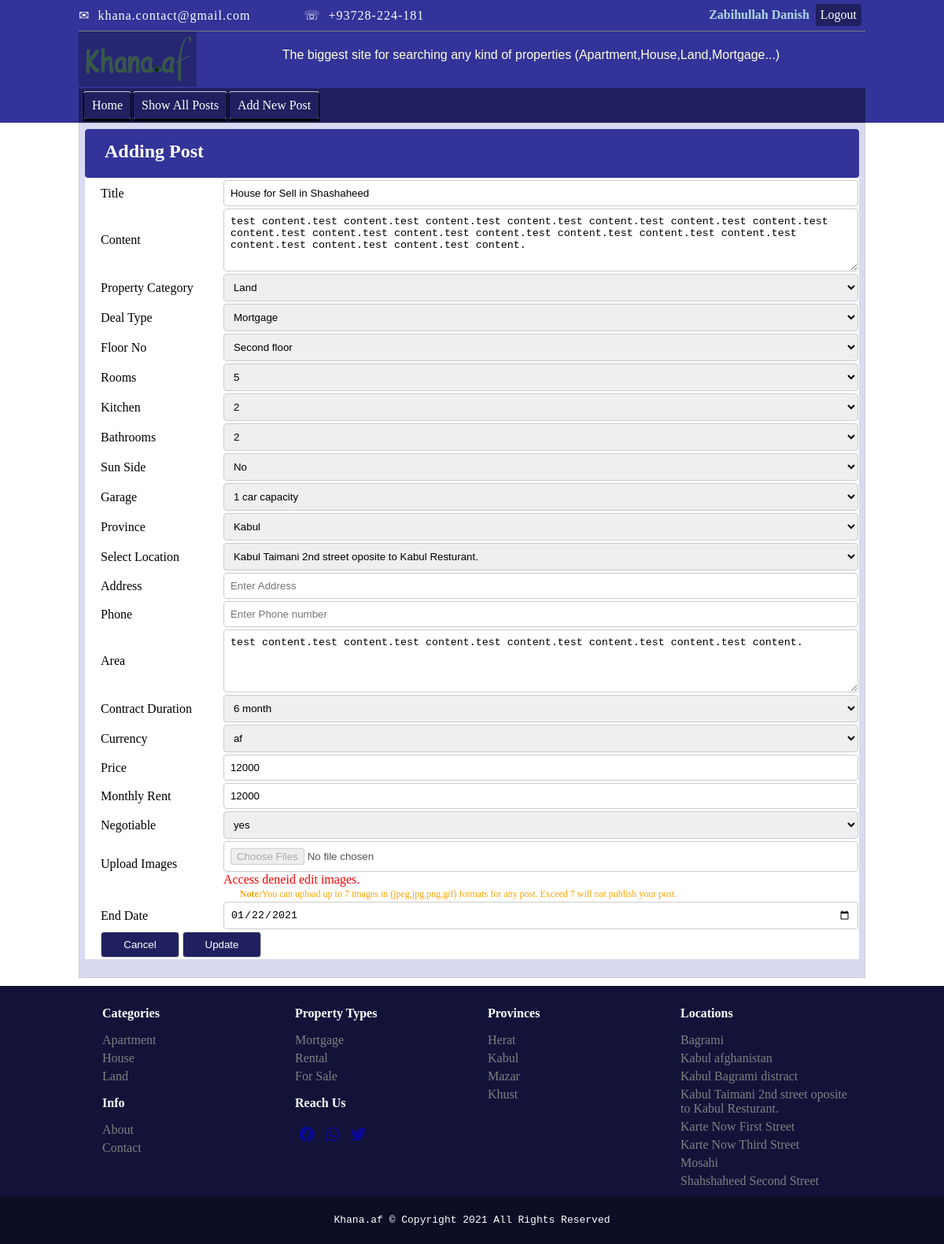
Page /postmgmt/addNewPost.php?edit=268 (signed in) on the committed database.
### tables this page shows
CREATE TABLE IF NOT EXISTS `post` (
  `pid` bigint(20) NOT NULL AUTO_INCREMENT,
  `title` varchar(256) DEFAULT NULL,
  `content` varchar(1000) DEFAULT NULL,
  `category` varchar(100) DEFAULT NULL,
  `deal_type` varchar(100) DEFAULT NULL,
  `floor` varchar(50) DEFAULT NULL,
  `rooms` varchar(50) DEFAULT NULL,
  `kitchen` varchar(100) NOT NULL,
  `bathrooms` varchar(255) DEFAULT NULL,
  `sun_side` varchar(100) DEFAULT NULL,
  `garage` varchar(100) DEFAULT NULL,
  `province` varchar(255) DEFAULT NULL,
  `location` varchar(300) DEFAULT NULL,
  `address` varchar(255) DEFAULT NULL,
  `phone` varchar(20) DEFAULT NULL,
  `area` varchar(500) DEFAULT NULL,
  `contract_duration` varchar(150) DEFAULT NULL,
  `currency` varchar(10) DEFAULT NULL,
  `price` int(100) DEFAULT NULL,
  `monthly_rent` int(100) DEFAULT NULL,
  `negotiable` varchar(100) DEFAULT NULL,
  `create_date` date DEFAULT NULL,
  `end_date` date DEFAULT NULL,
  `user_id` int(11) NOT NULL,
  `status` int(10) DEFAULT 1,
  PRIMARY KEY (`pid`)
);

### config/path.php (called while the page is built)
<?php
function baseUrl($path = ''){
    $basePath = 'http://localhost:8080/property/';
    if($path != ''){
      $basePath = $basePath.$path;
    }
    return $basePath;
}
?>

### config/updatePost.php (called while the page is built, shortened)
<?php
  if(isset($_GET['edit'])){
    $pid = $_GET['edit'];
    $update = true;
    $sql = "SELECT * FROM post WHERE pid = $pid";
    $query = mysqli_query($con,$sql);
    $row = mysqli_fetch_assoc($query);
    $title_update = $row['title'];
    $content_update = $row['content'];
    $category_update = $row['category'];
    $deal_type_update = $row['deal_type'];
    $floor_update = $row['floor'];
    $rooms_update = $row['rooms'];
    $kitchen_update = $row['kitchen'];
    $bathrooms_update = $row['bathrooms'];
    $sun_side_update = $row['sun_side'];
    $garage_update = $row['garage'];
    $province_update = $row['province'];
    $location_update = $row['location'];
    $address_update = $row['address'];
    $phone_update = $row['phone'];
    $area_update = $row['area'];
    $contract_duration_update = $row['contract_duration'];
    $currency_update = $row['currency'];
    $price_update = $row['price'];
    $monthly_rent_update = $row['monthly_rent'];
    $negotiable_update = $row['negotiable'];
    $end_date_update = $row['end_date'];
  }
 ?>

### postmgmt/addNewPost.php (the view, shortened to what this page needs)
<?php
  require '../config/loader.php';
  require '../config/updatePost.php';
  $errors = array();
 ?>
  <head>
    <link rel="stylesheet" href="<?=baseUrl('dist/css/addNewPost.css'); ?>">
  </head>
<?php require '../templates/header1_temp.php';?>
  <div class="section">
    <div class="sub-section">
      <form name="add_post" action="#" method="POST" enctype="multipart/form-data">
        <table class="addpost_table">
          <tr>
            <td class="table_title" colspan="2"><h2>Adding Post</h2></td>
          </tr>
          <tr>
            <td colspan="2"><input type="hidden" name="id" value="<?php echo $pid; ?>" /></td>
          </tr>
          <tr>
            <td><label for="title">Title</label></td>
            <td><input style="<?php if(!empty($errors[1])) echo "border:1px solid red;" ?>" type="text" name="title" placeholder="Enter post title." value="<?php if(isset($_POST['title'])) echo $_POST['title'];echo $title_update; ?>" required /></td>
          </tr>
          <tr>
            <td><label for="content">Content</label></td>
            <td><textarea style="<?php if(!empty($errors[2])) echo "border:1px solid red; "; ?>" name="content" rows="4" cols="80" placeholder="Enter complete information for the post"><?php if(isset($_POST['content'])) echo $_POST['content'];echo $content_update; ?></textarea></td>
          </tr>
          <tr>
            <td><label for="category">Property Category</label></td>
            <td><select style="<?php if(!empty($errors['3'])) echo "border:1px solid red;" ?>" class="category" name="category"">
                <?php
                echo "<option>".ucfirst($category_update)."</option>";
                 ?>
              </select>
            </td>
          </tr>
          <tr>
            <td><label for="dtype">Deal Type</label></td>
            <td><select style="<?php if(!empty($errors['4'])) echo "border:1px solid red;" ?>" name="deal_type">
                <?php
                echo "<option>".ucfirst($deal_type_update)."</option>";
                ?>
            </select></td>
          </tr>
          <tr>
            <td><label for="floor">Floor No</label></td>
            <td>
              <select style="<?php if(!empty($errors['5'])) echo "border:1px solid red;" ?>" name="floor">
                  <?php
                  echo "<option>".ucfirst($floor_update)."</option>";
                  ?>
              </select>
            </td>
          </tr>
          <tr>
            <td><label for="rooms">Rooms</label></td>
            <td>
              <select style="<?php if(!empty($errors['6'])) echo "border:1px solid red;" ?>" class="" name="rooms">
                <?php
                echo "<option>".$rooms_update."</option>";
                ?>
              </select>
            </td>
          </tr>
          <tr>
            <td><label for="kitchen">Kitchen</label></td>
            <td>
              <select style="<?php if(!empty($errors[23])) echo "border:1px solid red;"; ?>" name="kitchen">
                  <?php echo "<option>".$kitchen_update."</option>"; ?>
              </select>
            </td>
          </tr>
          <tr>
            <td><label for="bathrooms">Bathrooms</label></td>
            <td>
              <select style="<?php if(!empty($errors[18])) echo "border:1px solid red;"; ?>" name="bathrooms">
                <?php if(isset($_POST['bathrooms'])) echo  "<option>".$_POST['bathrooms']."</option";
                echo "<option>".$bathrooms_update."</option>";
                ?>
              </select>
            </td>
          </tr>
          <tr>
            <td>
              <label for="sun_side">Sun Side</label>
            </td>
            <td>
              <select style="<?php if(!empty($errors['7'])) echo "border:1px solid red;" ?>" name="sun_side">
                  <?php
                  echo "<option>".ucfirst($sun_side_update)."</option>";
                  ?>
              </select>
            </td>
          </tr>
          <tr>
            <td><label for="garage">Garage</label></td>
            <td>
              <select style="<?php if(!empty($errors[19])) echo "border:1px solid red;"; ?>" name="garage">
                <?php if(isset($_POST['garage'])) echo "<option>".$_POST['garage']."</option>";
                echo "<option>".ucfirst($garage_update)."</option>";
                ?>
              </select>
            </td>
          </tr>
          <tr>
            <td><label for="province">Province</label></td>
            <td>
              <select style="<?php if(!empty($errors[20])) echo "border:1px solid red;"; ?>" name="province">
                <?php
                  echo "<option>".ucfirst($province_update)."</option>";
                 ?>
              </select>
            </td>
          </tr>
          <tr>
            <td><label for="location">Select Location</td>
            <td>
              <select style="<?php if(!empty($errors[8])) echo "border:1px solid red;" ?>" name="location">
                <?php
                echo "<option>".$location_update."</option>";
                 ?>
              </select>
            </td>
          </tr>
          <tr>
            <td><label for="address">Address</label></td>
            <td>
              <input style="<?php if(!empty($errors[21])) echo "border:1px solid red;"; ?>" value="<?php if(isset($_POST['address'])) echo $_POST['address'];echo $address_update; ?>" type="text" name="address" placeholder="Enter Address" />
            </td>
          </tr>
          <tr>
            <td><label for="phone">Phone</label></td>
            <td><input style="<?php if(!empty($errors[22])) echo "border:1px solid red;"; ?>" type="number" name="phone" value="<?php if(isset($_POST['phone'])) echo $_POST['phone'];echo $phone_update; ?>" placeholder="Enter Phone number"></td>
          </tr>
          <tr>
            <td><label for="area">Area</label></td>
            <td><textarea style="<?php if(!empty($errors[9])) echo "border:1px solid red;" ?>" name="area" rows="4" cols="80" placeholder="Enter from four side srounded by..."><?php if(isset($_POST['area'])) echo $_POST['area'];echo $area_update; ?></textarea></td>
          </tr>
          <tr>
            <td><label for="contract_duration">Contract Duration</label></td>
            <td>
              <select style="<?php if(!empty($errors[10])) echo "border:1px solid red;" ?>" name="contract_duration">
                  <option><?php echo $contract_duration_update; ?></option>
              </select>
            </td>
          </tr>
          <tr>
            <td><label for="currency">Currency</label></td>
            <td>
              <select style="<?php if(!empty($errors[11])) echo "border:1px solid red;" ?>" class="currency" name="currency">
                  <option><?php echo $currency_update; ?></option>
              </select>
            </td>
          </tr>
          <tr>
            <td><label for="price">Price</label></td>
            <td><input style="<?php if(!empty($errors[12])) echo "border:1px solid red;" ?>" type="number" name="price" value="<?php
            if(isset($_POST['price'])) echo $_POST['price'];
            echo $price_update;
             ?>" placeholder="Enter price..." /></td>
          </tr>
          <tr>
            <td><label for="monthly_rent">Monthly Rent</label></td>
            <td><input style="<?php if(!empty($errors[13])) echo "border:1px solid red;" ?>" type="number" name="monthly_rent" value="<?php
            if(isset($_POST['monthly_rent'])) echo $_POST['monthly_rent'];
            echo $monthly_rent_update;
            ?>" placeholder="Enter rent..." /></td>
          </tr>
          <tr>
            <td><label for="negotiable">Negotiable</label></td>
            <td>
              <select style="<?php if(!empty($errors[14])) echo "border:1px solid red;" ?>" name="negotiable">
                  <option><?php echo $negotiable_update; ?></option>
              </select>
            </td>
          </tr>
          <tr>
            <td><label for="img">Upload Images</label></td>
            <td><input style="<?php
            if(!empty($errors[16])){
              echo "border:1px solid red;";
            }
            if(!empty($errors[15])){
              echo "border:1px solid red;";
            }
            ?>" type="file" name="files[]" <?php if($pid == 0){
            }else{
              echo "disabled";
            }
            ?> multiple />
            <?php if($pid == 0){
            }else{
              echo "<span style='color:red;'>Access deneid edit images.</span>";
            }
            ?>
            </td>
          </tr>
          <tr>
            <td colspan = "2" style="padding-left:20%;"><span style="text-align:center;color:orange;font-size:12px;"><strong>Note:</strong>You can upload up to 7 images in (jpeg,jpg,png,gif) formats for any post. Exceed 7 will not publish your post.</span></td>
          </tr>
          <tr>
            <td><label for="end_date">End Date</label></td>
            <td><input style="<?php if(!empty($errors[17])) echo "border:1px solid red;"; ?>" type="date" name="end_date"
              value="<?php
            if(isset($_POST['end_date'])) echo $_POST['end_date'];
            echo $end_date_update;
             ?>" /></td>
          </tr>
          <tr>
            <td id="submit" colspan="2">
              <input class="submit" type="reset" name="cancel" value="Cancel" />
              <?php if($update == true): ?>
              <input class="submit" type="submit" name="update" value="Update">
              <?php else: ?>
              <input class="submit" type="submit" name="submit" value="Post" />
            <?php endif; ?>
            </td>
          </tr>
        </table>
      </form>
    </div>
  </div>
  <?php require '../templates/footer_temp.php';?>

### rows in the picture
post: title "House for Sell in Shashaheed", content "test content.test content.test content.test content.test content.test content.test content.test content.test content.test content.test content.test content.test content.test content.test content.test content.test content.test content.", category "Land", deal_type "Mortgage", floor "Second floor", rooms "5", kitchen "2", bathrooms "2", sun_side "No", garage "1 car capacity", province "Kabul", location "Kabul Taimani 2nd street oposite to Kabul Resturant.", area "test content.test content.test content.test content.test content.test content.test content.", contract_duration "6 month", currency "af", price "12000", monthly_rent "12000", negotiable "yes", end_date "01/22/2021"

### other values in the picture
$_SESSION['fname'] "Zabihullah"
$_SESSION['lname'] "Danish"
$row['province'] "Herat"
$row['province'] "Kabul"
$row['province'] "Mazar"
$row['province'] "Khust"
$row['location'] "Bagrami"
$row['location'] "Kabul afghanistan"
$row['location'] "Kabul Bagrami distract"
$row['location'] "Kabul Taimani 2nd street oposite to Kabul Resturant."
$row['location'] "Karte Now First Street"
$row['location'] "Karte Now Third Street"
$row['location'] "Mosahi"
$row['location'] "Shahshaheed Second Street"
